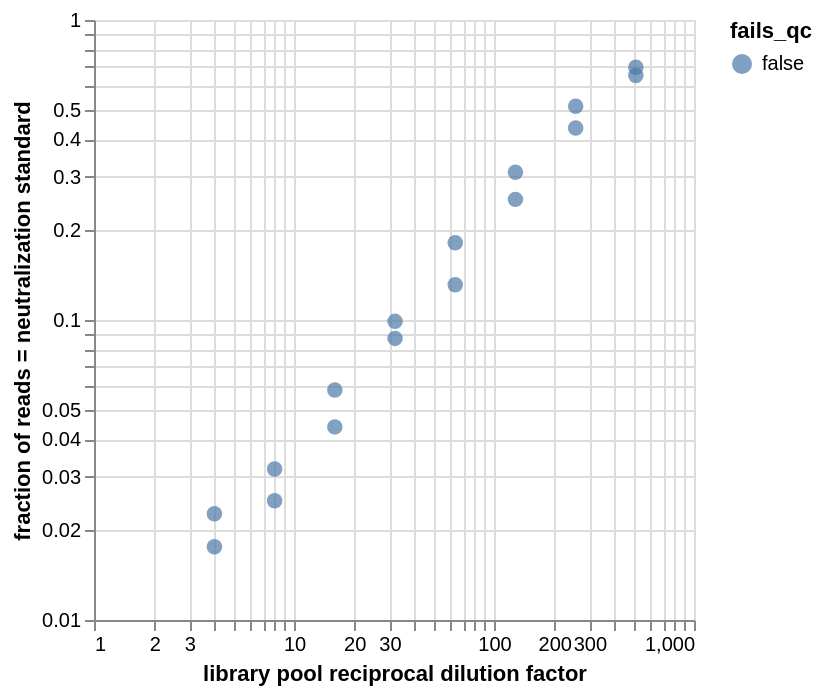

Notebook cell for this chart:
### Code cell
# Scatterplot of the same data as above, plotted by dilution factor
alt.Chart(neut_standard_fracs).mark_circle(size=60).encode(
    alt.X('dilution_factor:Q', 
          scale=alt.Scale(type='log'),
          title='library pool reciprocal dilution factor'),
    alt.Y('neut_standard_frac:Q', 
          scale=alt.Scale(type='log'),
          title='fraction of reads = neutralization standard'),
    color='fails_qc',
    tooltip=['well', 'dilution_factor', 'neut_standard_frac', 'total_count']
).interactive()

### Figure 1 — Vega-Lite specification as saved in the notebook (floating-point values rounded to 4 significant figures)
{"config": {"view": {"continuousWidth": 300, "continuousHeight": 300}}, "data": {"name": "data-1ce40b9f1de386fbd7ae06564a7b1648"}, "mark": {"type": "circle", "size": 60}, "encoding": {"color": {"field": "fails_qc", "type": "nominal"}, "tooltip": [{"field": "well", "type": "nominal"}, {"field": "dilution_factor", "type": "quantitative"}, {"field": "neut_standard_frac", "type": "quantitative"}, {"field": "total_count", "type": "quantitative"}], "x": {"field": "dilution_factor", "scale": {"type": "log"}, "title": "library pool reciprocal dilution factor", "type": "quantitative"}, "y": {"field": "neut_standard_frac", "scale": {"type": "log"}, "title": "fraction of reads = neutralization standard", "type": "quantitative"}}, "params": [{"name": "param_1e9efca18e7a2868", "select": {"type": "interval", "encodings": ["x", "y"]}, "bind": "scales"}], "$schema": "https://vega.github.io/schema/vega-lite/v6.1.0.json", "datasets": {"data-1ce40b9f1de386fbd7ae06564a7b1648": [{"well": "A1", "sample_well": "A1-none-4-1 (A1)", "dilution_factor": 4, "total_count": 3346994, "neut_standard_count": 58705, "neut_standard_frac": 0.01754, "fails_qc": false}, {"well": "A2", "sample_well": "A2-none-4-2 (A2)", "dilution_factor": 4, "total_count": 1003057, "neut_standard_count": 22689, "neut_standard_frac": 0.02262, "fails_qc": false}, {"well": "B1", "sample_well": "B1-none-8-1 (B1)", "dilution_factor": 8, "total_count": 1250573, "neut_standard_count": 31213, "neut_standard_frac": 0.02496, "fails_qc": false}, {"well": "B2", "sample_well": "B2-none-8-2 (B2)", "dilution_factor": 8, "total_count": 2036938, "neut_standard_count": 64894, "neut_standard_frac": 0.03186, "fails_qc": false}, {"well": "C1", "sample_well": "C1-none-16-1 (C1)", "dilution_factor": 16, "total_count": 2277948, "neut_standard_count": 100283, "neut_standard_frac": 0.04402, "fails_qc": false}, {"well": "C2", "sample_well": "C2-none-16-2 (C2)", "dilution_factor": 16, "total_count": 2944917, "neut_standard_count": 172035, "neut_standard_frac": 0.05842, "fails_qc": false}, {"well": "D1", "sample_well": "D1-none-32-1 (D1)", "dilution_factor": 32, "total_count": 2081266, "neut_standard_count": 180737, "neut_standard_frac": 0.08684, "fails_qc": false}, {"well": "D2", "sample_well": "D2-none-32-2 (D2)", "dilution_factor": 32, "total_count": 2916672, "neut_standard_count": 288640, "neut_standard_frac": 0.09896, "fails_qc": false}, {"well": "E1", "sample_well": "E1-none-64-1 (E1)", "dilution_factor": 64, "total_count": 1888283, "neut_standard_count": 247429, "neut_standard_frac": 0.131, "fails_qc": false}, {"well": "E2", "sample_well": "E2-none-64-2 (E2)", "dilution_factor": 64, "total_count": 2171116, "neut_standard_count": 392768, "neut_standard_frac": 0.1809, "fails_qc": false}, {"well": "F1", "sample_well": "F1-none-128-1 (F1)", "dilution_factor": 128, "total_count": 769528, "neut_standard_count": 194221, "neut_standard_frac": 0.2524, "fails_qc": false}, {"well": "F2", "sample_well": "F2-none-128-2 (F2)", "dilution_factor": 128, "total_count": 2094927, "neut_standard_count": 651406, "neut_standard_frac": 0.3109, "fails_qc": false}, {"well": "G1", "sample_well": "G1-none-256-1 (G1)", "dilution_factor": 256, "total_count": 2406170, "neut_standard_count": 1050758, "neut_standard_frac": 0.4367, "fails_qc": false}, {"well": "G2", "sample_well": "G2-none-256-2 (G2)", "dilution_factor": 256, "total_count": 2037858, "neut_standard_count": 1051396, "neut_standard_frac": 0.5159, "fails_qc": false}, {"well": "H1", "sample_well": "H1-none-512-1 (H1)", "dilution_factor": 512, "total_count": 3022380, "neut_standard_count": 1975444, "neut_standard_frac": 0.6536, "fails_qc": false}, {"well": "H2", "sample_well": "H2-none-512-2 (H2)", "dilution_factor": 512, "total_count": 1925675, "neut_standard_count": 1339018, "neut_standard_frac": 0.6953, "fails_qc": false}]}}
